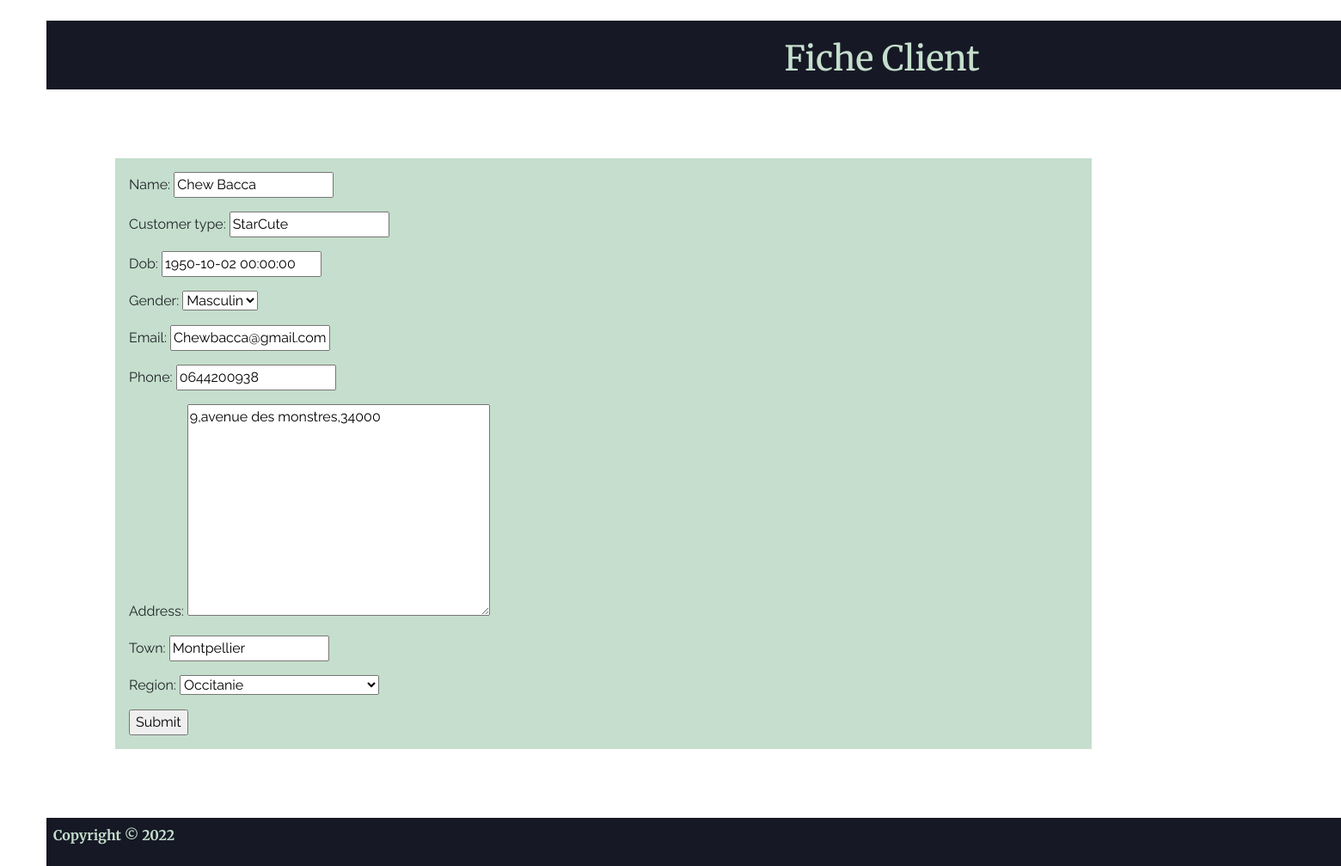
Page /Clients_mise_à_jour/6 on the committed database.
### Main/models.py (models this page shows, shortened)
class Customer(models.Model):
    GENDER_CHOICES=(('Masculin','Masculin'),('Féminin','Féminin'),('Autre','Autre')
    )
    REGION_CHOICES=(("Auvergne-Rhône-Alpes","Auvergne-Rhône-Alpes"),("Bourgogne-Franche-Comté","Bourgogne-Franche-Comté"),("Bretagne","Bretagne"),("Centre-Val de Loire","Centre-Val de Loire"),("Corse","Corse"),("Grand Est","Grand Est"),("Hauts-de-France","Hauts-de-France"),("IDF","IDF"),("Normandie","Normandie"),("Nouvelle-Aquitaine","Nouvelle-Aquitaine"),("Occitanie","Occitanie"),("Pays de la Loire","Pays de la Loire"),("Provence-Alpes-Côte d’Azur","Provence-Alpes-Côte d’Azur"))
    name=models.CharField(max_length=255,blank=True, null=True)
    customer_type=models.CharField(max_length=255,blank=True, null=True)
    dob=models.DateTimeField(blank=True,null=True)
    gender=models.CharField(max_length=255, null=True,choices=GENDER_CHOICES)
    email=models.CharField(max_length=255,blank=True, null=True)
    phone=models.CharField(max_length=12,blank=True, null=True)
    address=models.TextField(blank=True, null=True)
    town=models.CharField(max_length=255,blank=True, null=True)
    region=models.CharField(max_length=255,blank=True, null=True,choices=REGION_CHOICES)
    date_created=models.DateTimeField(auto_now_add=True, null=True)

### Main/forms.py
class CustomerForm(ModelForm):
    class Meta():
        model = Customer
        fields='__all__'

### Main/views.py (called while the page is built)
def update_customer(request,pk):
    my_customer=Customer.objects.get(id=pk)
    if request.method == 'POST':
        my_form=CustomerForm(request.POST,instance=my_customer)
        if my_form.is_valid():
            my_form.save()
            return redirect('/Clients/')
    my_form= CustomerForm(instance=my_customer)
    context={'customer':my_customer,'form':my_form}
    return render(request, 'Main/customer_update.html',context)
    return render(request,'Main/customers_form.html')

### Main/Templates/Main/customer_update.html (shortened to what this page needs)
{% extends "main/base.html" %}
{% block content %}
    <header>
        <h1> Fiche Client </h1>
    </header>
    <form method='POST'>
        <div class="form">
            {{form.as_p}}
            <input type="submit" name="Mettre à jour">
        </div>
    </form>
{% endblock content %}

### static/css/main.css (style rules this page uses)
html { height: 100%; width: 90%; }
header { height: 10%; width:150%; background-color:#161925; color:#C5DECD; font-family: 'Merriweather', serif; text-align: center; padding:2.5vh; top:0; }
body { height:100%; top:10%; font-family: 'Raleway', sans-serif; }
.form { margin:10vh; background-color: #C5DECD; padding:2vh; }

### rows in the picture
Customer: name "Chew Bacca", customer_type "StarCute", dob "1950-10-02 00:00:00", gender "Masculin", email "Chewbacca@gmail.com", phone "0644200938", address "9,avenue des monstres,34000", town "Montpellier", region "Occitanie"
